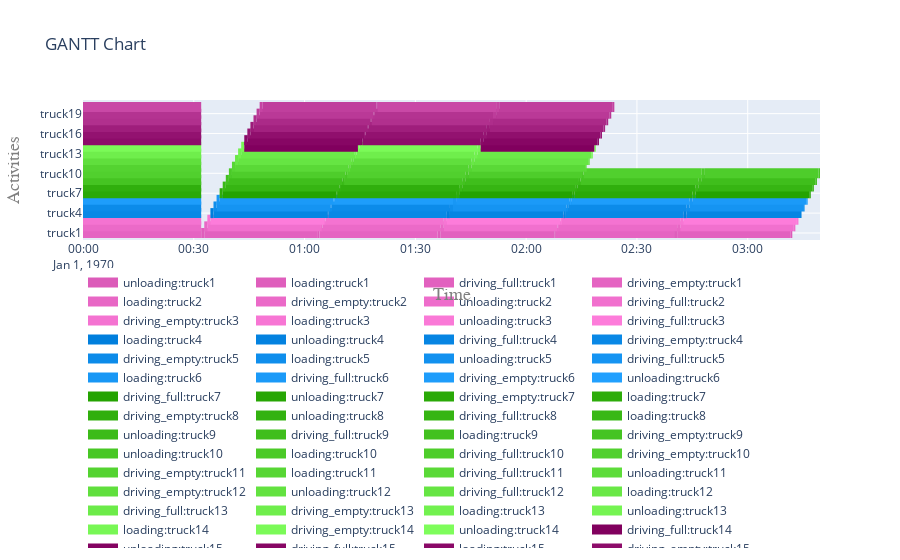

The notebook cell this image was saved under:
### Code cell
# Plotting
fig_gantt = plot.get_gantt_chart([*trucks.values()], id_map=[*activities_d_truck.values()])
fig_step = plot.get_step_chart([source01, dump01])
